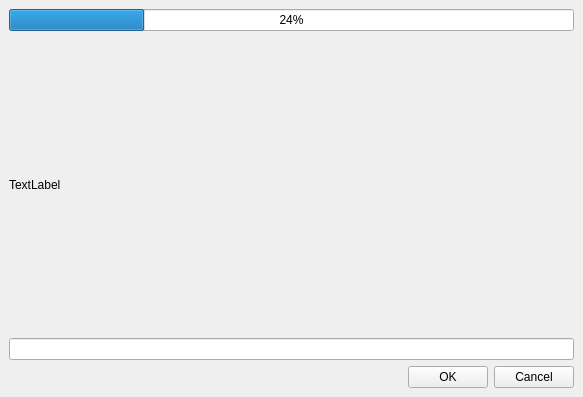
<?xml version="1.0" encoding="UTF-8"?>
<ui version="4.0">
 <class>MainWindow</class>
 <widget class="QMainWindow" name="MainWindow">
  <property name="geometry">
   <rect>
    <x>0</x>
    <y>0</y>
    <width>583</width>
    <height>397</height>
   </rect>
  </property>
  <property name="windowTitle">
   <string>MainWindow</string>
  </property>
  <widget class="QWidget" name="centralwidget">
   <layout class="QVBoxLayout" name="verticalLayout">
    <item>
     <widget class="QProgressBar" name="pgBar">
      <property name="value">
       <number>24</number>
      </property>
     </widget>
    </item>
    <item>
     <widget class="QLabel" name="lblData">
      <property name="text">
       <string>TextLabel</string>
      </property>
     </widget>
    </item>
    <item>
     <widget class="QLineEdit" name="txtIn"/>
    </item>
    <item>
     <layout class="QHBoxLayout" name="horizontalLayout">
      <item>
       <spacer name="horizontalSpacer">
        <property name="orientation">
         <enum>Qt::Horizontal</enum>
        </property>
        <property name="sizeHint" stdset="0">
         <size>
          <width>40</width>
          <height>20</height>
         </size>
        </property>
       </spacer>
      </item>
      <item>
       <widget class="QPushButton" name="btnOK">
        <property name="text">
         <string>OK</string>
        </property>
       </widget>
      </item>
      <item>
       <widget class="QPushButton" name="btnCancel">
        <property name="text">
         <string>Cancel</string>
        </property>
       </widget>
      </item>
     </layout>
    </item>
   </layout>
  </widget>
 </widget>
 <resources/>
 <connections/>
</ui>
